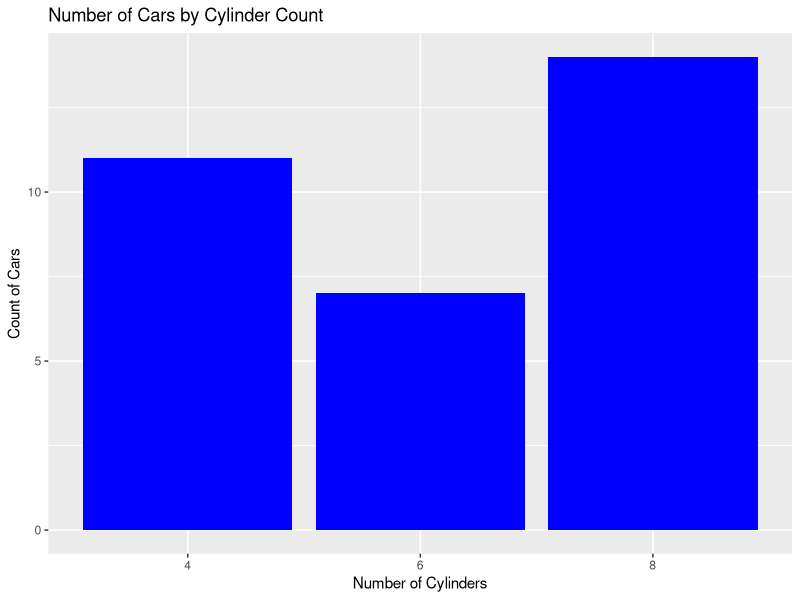

The R source for this figure:
# Bar graphs are a quick way to visualize totals across different groups. 
# In RA work, you might use them for a quick exploratory analysis of data
# for a brief, or you could invest significant time refining a bar graph into 
# a publication-quality descriptive figure.

# Install and load ggplot2 package if not already done
install.packages("ggplot2")
library(ggplot2)

# Use the built-in mtcars dataset
data <- mtcars

# Create a summary count of how many cars have each number of cylinders
# Note: 'cyl' is numeric, so we convert it to a factor to treat it as a 
# categorical variable, then use table() to count how many times each category
# appears.
cyl_counts <- as.data.frame(table(factor(data$cyl)))

# Rename the columns for clarity
colnames(cyl_counts) <- c("cylinders", "count")

# Plot the summary table using ggplot
ggplot(cyl_counts, aes(x = cylinders, y = count)) +
  geom_bar(stat = "identity", fill = "blue") +  # Draw blue bars
  labs(
    title = "Number of Cars by Cylinder Count",  # Title of the plot
    x = "Number of Cylinders",                   # Label for x-axis
    y = "Count of Cars"                          # Label for y-axis
  )

